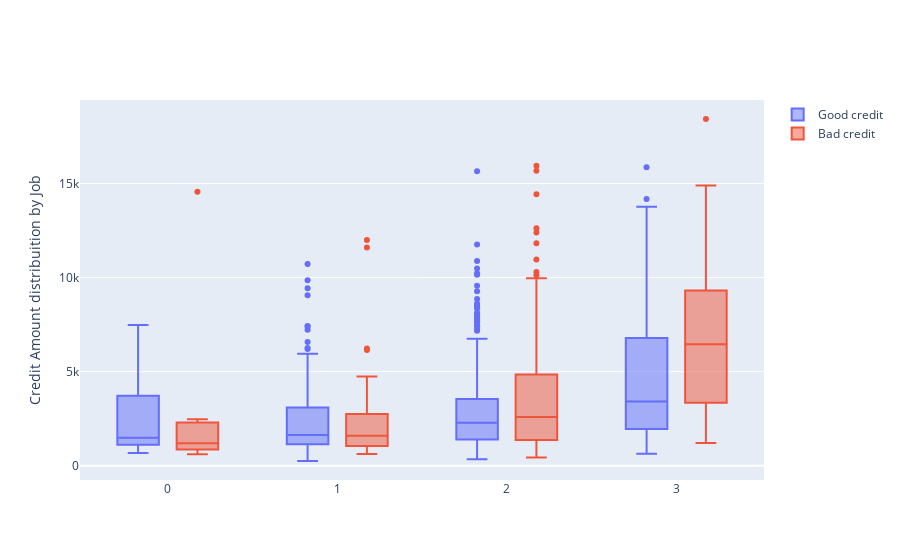

This figure's notebook cell:
### Code cell
trace0 = go.Box(
    x=df_good["Job"],
    y=df_good["Credit amount"],
    name='Good credit'
)

trace1 = go.Box(
    x=df_bad['Job'],
    y=df_bad['Credit amount'],
    name='Bad credit'
)

data = [trace0, trace1]

layout = go.Layout(
    yaxis=dict(
        title='Credit Amount distribuition by Job'
    ),
    boxmode='group'
)
fig = go.Figure(data=data, layout=layout)

py.iplot(fig, filename='box-age-cat')

### Figure 1 — Plotly figure (JSON) as saved in the notebook; plotly's stock layout.template omitted (floating-point values rounded to 4 significant figures; data arrays with more than 128 entries replaced by an {"elided": "..."} marker saying what was removed)
{"data": [{"name": "Good credit", "x": {"elided": "700 int values"}, "y": {"elided": "700 int values"}, "type": "box"}, {"name": "Bad credit", "x": {"elided": "300 int values"}, "y": {"elided": "300 int values"}, "type": "box"}], "layout": {"boxmode": "group", "yaxis": {"title": {"text": "Credit Amount distribuition by Job"}}}}
